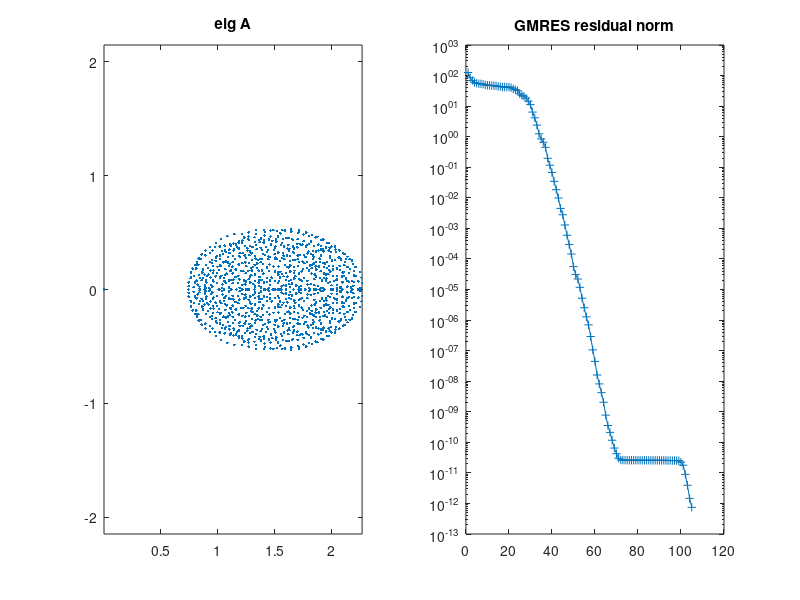

Recreate this plot in MATLAB.
% test GMRES when increasingly rank-deficient in one eigenvalue.
% Barnett 1/11/18
clear

% build a square A close to rank-deficient
n=1000;
T = randn(n);
[Q,R] = qr(T);  % Q real
lam = 1.0 + rand(n,1);  lam(end) = 1e-12;   %lam(end-1) = 1e-14;
L = diag(lam);                 % symm part, sets eigvals if symm
L = L + (5.0/sqrt(n))*triu(randn(n),1);    % control jordan non-normal, non-symm
%L(1:end-1,end) = 0;   % try reducing last col vals, near-nullspace normal
A = Q'*L*Q;

% explore A
l=eig(A);
S = svd(A); disp('last few sing vals of A:'), S(end-5:end)
fprintf('cond(A)=%.3g,   min and max eig of A: %.3g,  %.3g\n',S(1)/S(end), min(abs(l)),max(abs(l)))
figure; subplot(1,2,1); plot(l,'.'); axis equal; title('eig A')

% set up lin sys
x = randn(n,1);
b = A*x;

% solve it
y=A\b;
fprintf('mldivide: ||resid|| = %.3g, ||y||=%.3g, ||y-x||=%.3g\n',norm(A*y-b),norm(y),norm(y-x))

[z,flag,relres,iter,resvec]=gmres(A,b,[],1e-14,n);
fprintf('gmres: ||resid|| = %.3g, ||z||=%.3g, ||z-x||=%.3g\n',norm(A*z-b),norm(z),norm(z-x))
its=iter(2),
subplot(1,2,2); semilogy(resvec,'+-'); title('GMRES residual norm');

% Conclusions:
% * one small eigval inserts ~20 extra iters, at that resid level.
% * A strict zero eigval has no effect on getting a good resid.


% Some refs, relevant ?
% see: Brown et al 1997, and
%https://scicomp.stackexchange.com/questions/582/stopping-criteria-for-iterative-linear-solvers-applied-to-nearly-singular-system
